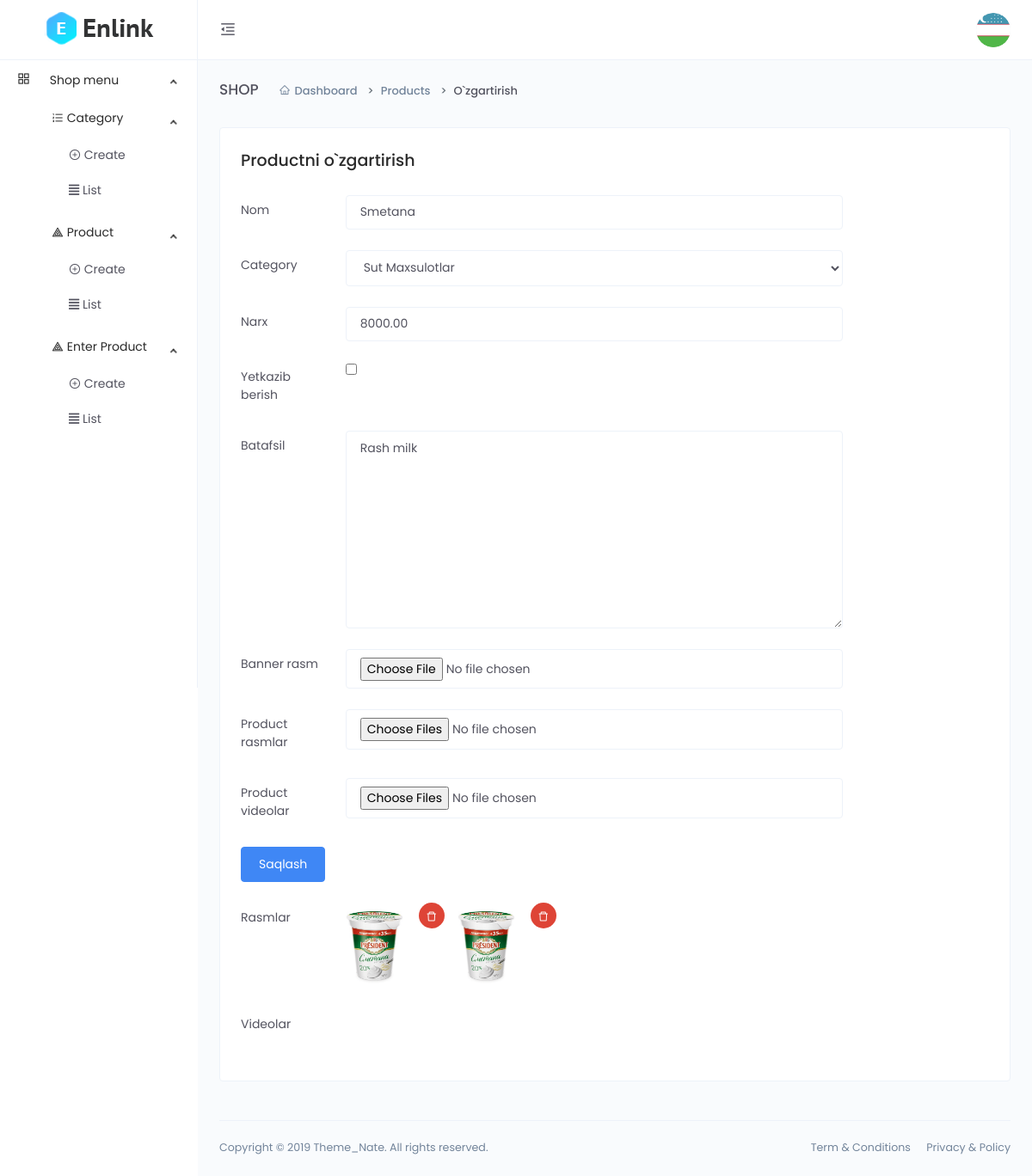
Screenshot of /dashboard/product-update/L1roS3Miw5OUnJW/ (signed in) with the database file from the repository.
### main/models.py (models this page shows, shortened)
class User(AbstractUser):
    avatar = models.ImageField(upload_to='avatar/',default='avatar/default.png')
    address = models.CharField(max_length=255, blank=True, null=True)
    phone = models.CharField(max_length=255, blank=True, null=True)
    zip_code = models.IntegerField(blank=True, null=True)
    class Meta(AbstractUser.Meta):
        swappable = "AUTH_USER_MODEL"

class CodeGenerate(models.Model):
    code = models.CharField(max_length=255, blank=True,unique=True)
    class Meta:
        abstract = True

class Product(CodeGenerate):
    category = models.ForeignKey(Category, on_delete=models.CASCADE)
    name = models.CharField(max_length=255)
    body = models.TextField()
    price = models.DecimalField(decimal_places=2, max_digits=10)
    discount_price = models.DecimalField(decimal_places=2, max_digits=10,
                                         blank=True, null=True)
    banner_img = models.ImageField(upload_to='banner-img/')
    quantity = models.IntegerField()
    delivery = models.BooleanField(default=False)

class ProductImg(models.Model):
    product = models.ForeignKey(Product, on_delete=models.CASCADE)
    img = models.ImageField(upload_to='img/')
    def __str__(self):
        return f'{self.product.name}'

### main/funcs.py (the view)
    def wrapper(request, *args, **kwargs):
        if request.user.is_staff:
            return func(request,*args, **kwargs)
        else:
            return redirect('front:index')

### main/dashboard/views.py (called while the page is built, shortened)
@staff_required
def product_update(request, code):
    images = models.ProductImg.objects.filter(product__code=code)
    videos = models.ProductVideo.objects.filter(product__code=code)
    categories = models.Category.objects.all()
    product = models.Product.objects.get(code=code)
    if request.FILES.getlist('product_img'):
        for img in request.FILES.getlist('product_img'):
            models.ProductImg.objects.create(
                product = product,
                img = img
        )
    context = {
          'images':images,
          'videos':videos,
          'categories':categories,
          'product':product
    }
    return render(request,'dashboard/product/update.html',context=context)

### main/funcs.py (called while the page is built)
def staff_required(func):
    def wrapper(request, *args, **kwargs):
        if request.user.is_staff:
            return func(request,*args, **kwargs)
        else:
            return redirect('front:index')
    return wrapper

### templates/dashboard/product/update.html (shortened to what this page needs)
{% extends 'dashboard/base.html' %}
{% block content %}
    <div class="main-content">
        <div class="page-header">
            <h2 class="header-title">SHOP</h2>
            <div class="header-sub-title">
                <nav class="breadcrumb breadcrumb-dash">
                    <a href="#" class="breadcrumb-item"><i class="anticon anticon-home m-r-5"></i>Dashboard</a>
                    <a class="breadcrumb-item" href="#">Products</a>
                    <span class="breadcrumb-item active">O`zgartirish</span>
                </nav>
            </div>
        </div>
        <div class="card">
            <div class="card-body">
                <h4>Productni o`zgartirish</h4>
                <div class="m-t-25" style="max-width: 700px">
                    <form method="post" enctype="multipart/form-data">{% csrf_token %}
                        <div class="form-group row">
                            <label for="inputPassword3" class="col-sm-2 col-form-label">Nom</label>
                            <div class="col-sm-10">
                                <input type="text" class="form-control" id="inputPassword3" value="{{product.name}}" name="name" >
                            </div>
                        </div>
                        <div class="form-group row">
                            <label for="inputPassword3" class="col-sm-2 col-form-label">Category</label>
                            <div class="col-sm-10">
                                <select name="category_id" class="form-control">
                                    {% for c in categories %}
                                        {% if c == product.category %}
                                        <option value="{{c.code}}" selected>{{c.name}}</option>
                                        {% else %}
                                        <option value="{{c.code}}">{{c.name}}</option>
                                        {% endif %}
                                    {% endfor %}
                                </select>
                            </div>
                        </div>
                        <div class="form-group row">
                            <label for="inputPassword3" class="col-sm-2 col-form-label">Narx</label>
                            <div class="col-sm-10">
                                <input type="number" class="form-control" id="inputPassword3" value="{{product.price}}" name="price">
                            </div>
                        </div>
                        <div class="form-group row">
                            <label for="inputPassword3" class="col-sm-2 col-form-label">Yetkazib berish</label>
                            <div class="col-sm-10">
                                <input type="checkbox" id="inputPassword3" placeholder="..." name="delivery" {% if product.delivery %} checked {% endif %}>
                            </div>
                        </div>
                        <div class="form-group row">
                            <label for="inputPassword3" class="col-sm-2 col-form-label">Batafsil</label>
                            <div class="col-sm-10">
                                <textarea name="body" class="form-control" cols="30" rows="10">{{product.body}}</textarea>
                            </div>
                        </div>
                        <div class="form-group row">
                            <label for="inputPassword3" class="col-sm-2 col-form-label">Banner rasm</label>
                            <div class="col-sm-10">
                                <input type="file" class="form-control" id="inputPassword3" name="banner_img">
                            </div>
                        </div>
                        <div class="form-group row">
                            <label for="inputPassword3" class="col-sm-2 col-form-label">Product rasmlar</label>
                            <div class="col-sm-10">
                                <input type="file" class="form-control" id="inputPassword3" name="product_img" multiple>
                            </div>
                        </div>
                        <div class="form-group row">
                            <label for="inputPassword3" class="col-sm-2 col-form-label">Product videolar</label>
                            <div class="col-sm-10">
                                <input type="file" class="form-control" id="inputPassword3" name="product_video" multiple>
                            </div>
                        </div>
                        <div class="form-group row">
                            <div class="col-sm-10">
                                <button type="submit" class="btn btn-primary">Saqlash</button>
                            </div>
                        </div>
                    </form>
                    <div class="form-group row">
                        <div class="col-sm-2 col-form-label">Rasmlar</div>
                        {% for image in images %}
                        <img src="{{image.img.url}}" alt="" height="100px">
                        <button type="button" class="btn btn-icon btn-hover btn-sm btn-rounded btn-danger" data-toggle="modal" data-target=".bd-example-modal-sm{{forloop.counter}}">
                            <i class="anticon anticon-delete"></i>
                        </button>
                        {% endfor %}
                    </div>
                    <div class="form-group row">
                        <div class="col-sm-2 col-form-label">Videolar</div>
                    </div>
                </div>
            </div>
        </div>
    </div>
{% endblock %}

### templates/dashboard/base.html (shortened to what this page needs)
<!DOCTYPE html>
<html lang="en">
{% load static %}
<head>
    <link href="{% static 'dashboard/vendors/bootstrap-datepicker/bootstrap-datepicker.min.css' %}" rel="stylesheet">
    <link href="{% static 'dashboard/css/app.min.css' %}" rel="stylesheet">
</head>
<body>
    <div class="app">
        <div class="layout">
            <div class="header">
                <div class="logo logo-dark">
                    <a href="{% url 'dashboard:index' %}">
                        <img src="{% static 'dashboard/images/logo/logo.png' %}" alt="Logo">
                    </a>
                </div>
                <div class="nav-wrap">
                    <ul class="nav-left">
                        <li class="desktop-toggle">
                            <a href="javascript:void(0);">
                                <i class="anticon"></i>
                            </a>
                        </li>
                    </ul>
                    <ul class="nav-right">
                        <li class="dropdown dropdown-animated scale-left">
                            <div class="pointer" data-toggle="dropdown">
                                <div class="avatar avatar-image  m-h-10 m-r-15">
                                    <img src="{{user.avatar.url}}"  alt="">
                                </div>
                            </div>
                        </li>
                    </ul>
                </div>
            </div>
            <div class="side-nav">
                <div class="side-nav-inner">
                    <ul class="side-nav-menu scrollable">
                        <li class="nav-item dropdown open">
                            <a class="dropdown-toggle" href="javascript:void(0);">
                                <span class="icon-holder">
                                    <i class="anticon anticon-appstore"></i>
                                </span>
                                <span class="title">Shop menu</span>
                            </a>
                            <ul class="dropdown-menu">
                                <li>
                                    <li class="nav-item dropdown open">
                                        <a class="dropdown-toggle" href="javascript:void(0);">
                                            <span class="icon-holder">
                                                <i class="anticon anticon-ordered-list"></i>
                                            </span>
                                            <span class="title">Category</span>
                                        </a>
                                        <ul class="dropdown-menu">
                                            <li>
                                                <a href="{% url 'dashboard:category_create' %}">
                                                    <i class="anticon anticon-plus-circle"></i>
                                                    Create
                                                </a>
                                            </li>
                                            <li>
                                                <a href="{% url 'dashboard:category_list' %}">
                                                    <span class="icon-holder">
                                                        <i class="fas fa-align-justify"></i>
                                                        List
                                                    </span>
                                                </a>
                                            </li>
                                        </ul>
                                    </li>
                                </li>
                                <li>
                                    <li class="nav-item dropdown open">
                                        <a class="dropdown-toggle" href="javascript:void(0);">
                                            <span class="icon-holder">
                                                <i class="anticon anticon-heat-map"></i>
                                            </span>
                                            <span class="title">Product</span>
                                        </a>
                                        <ul class="dropdown-menu">
                                            <li>
                                                <a href="{% url 'dashboard:product_create' %}">
                                                    <i class="anticon anticon-plus-circle"></i>
                                                    Create
                                                </a>
                                            </li>
                                            <li>
                                                <a href="{% url 'dashboard:product_list' %}">
                                                    <i class="fas fa-align-justify"></i>
                                                    List
                                                </a>
                                            </li>
                                        </ul>
                                    </li>
                                </li>
                                <li>
                                    <li class="nav-item dropdown open">
                                        <a class="dropdown-toggle" href="javascript:void(0);">
                                            <span class="icon-holder">
                                                <i class="anticon anticon-heat-map"></i>
                                            </span>
                                            <span class="title">Enter Product</span>
                                        </a>
                                        <ul class="dropdown-menu">
                                            <li>
                                                <a href="{% url 'dashboard:create_product_enter' %}">
                                                    <i class="anticon anticon-plus-circle"></i>
                                                    Create
                                                </a>
                                            </li>
                                            <li>
                                                <a href="{% url 'dashboard:list_product_enter' %}">
                                                    <i class="fas fa-align-justify"></i>
                                                    List
                                                </a>
                                            </li>
                                        </ul>
                                    </li>
                                </li>
                            </ul>
                        </li>
                    </ul>
                </div>
            </div>
            <div class="page-container">
                {% block content %}
                {% endblock %}
                <footer class="footer">
                    <div class="footer-content">
                        <p class="m-b-0">Copyright © 2019 Theme_Nate. All rights reserved.</p>
                        <span>
                            <a href="" class="text-gray m-r-15">Term &amp; Conditions</a>
                            <a href="" class="text-gray">Privacy &amp; Policy</a>
                        </span>
                    </div>
                </footer>
            </div>
        </div>
    </div>
</body>
</html>

### rows the page displays
User: avatar (picture)
Product: name "Smetana", price "8000.00", body "Rash milk"
ProductImg: img (picture)
ProductImg: img (picture)

### other values shown
form field category_id "Sut Maxsulotlar"
